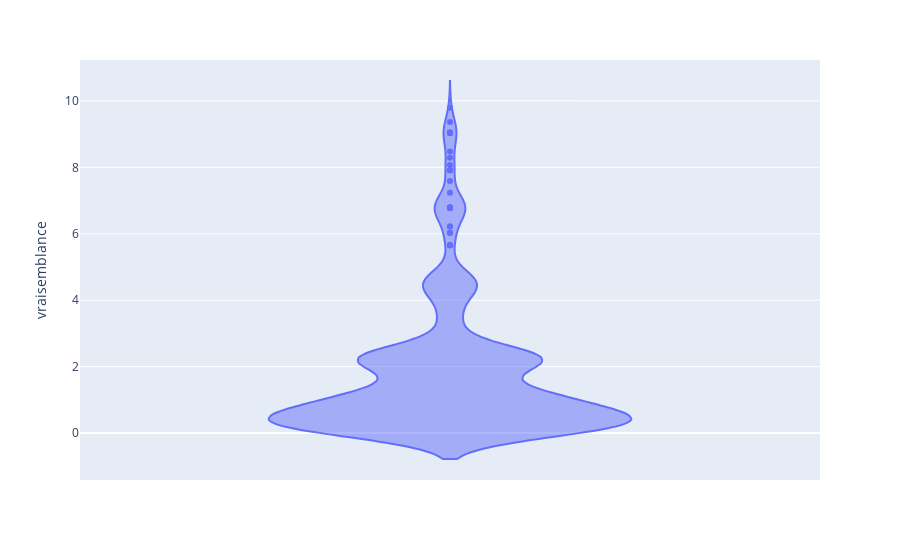

This figure's notebook cell:
### Code cell
from matplotlib.axis import YAxis
import plotly.express as px
import numpy as np
violin = total[(total["vraisemblance"] > 0) & (total["vraisemblance"] < 10)]
px.violin(violin, y="vraisemblance")

### Figure 1 — Plotly figure (JSON) as saved in the notebook; plotly's stock layout.template omitted (floating-point values rounded to 4 significant figures; data arrays with more than 128 entries replaced by an {"elided": "..."} marker saying what was removed)
{"data": [{"alignmentgroup": "True", "box": {"visible": false}, "hovertemplate": "vraisemblance=%{y}<extra></extra>", "legendgroup": "", "marker": {"color": "#636efa"}, "name": "", "offsetgroup": "", "orientation": "v", "scalegroup": "True", "showlegend": false, "type": "violin", "x0": " ", "xaxis": "x", "y": {"elided": "704 float values"}, "y0": " ", "yaxis": "y"}], "layout": {"legend": {"tracegroupgap": 0}, "margin": {"t": 60}, "violinmode": "group", "xaxis": {"anchor": "y", "domain": [0, 1]}, "yaxis": {"anchor": "x", "domain": [0, 1], "title": {"text": "vraisemblance"}}}}
